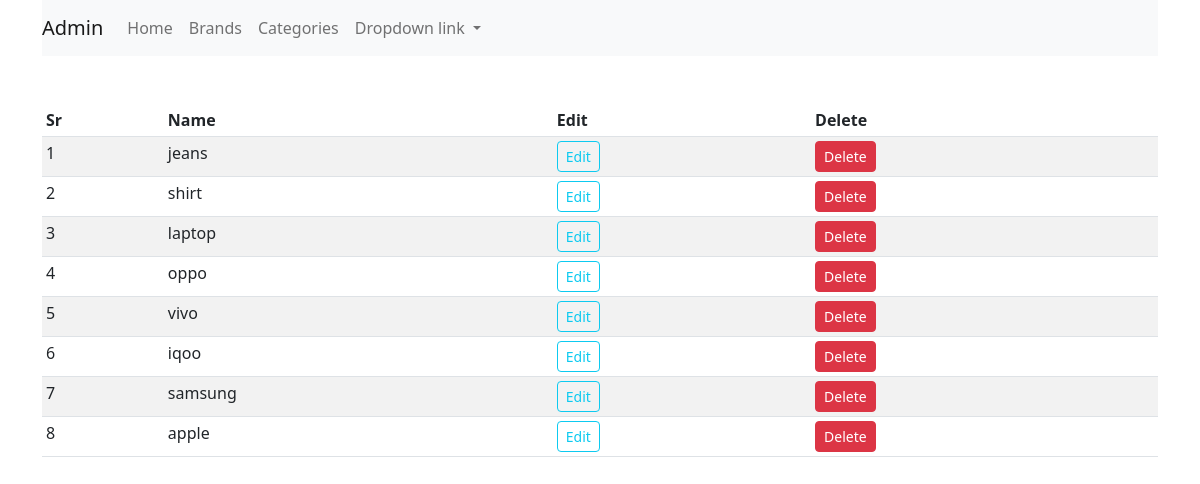
The app's page /brands (signed in) with its own data.
### shop/products/models.py (models this page shows)
class Brand(db.Model):
    id = db.Column(db.Integer, primary_key=True)
    name = db.Column(db.String(30), nullable=False, unique=True)

### shop/admin/routes.py (the view)
@app.route('/brands')
def brands():
    if 'email' not in session:
        flash(f'Please login first', 'danger')
        return redirect(url_for('login'))
    form = CSRFForm()
    brands = Brand.query.order_by(Brand.id.desc()).all()
    return render_template('admin/brand.html', title="Brand page", brands=brands,form=form)

### shop/templates/admin/brand.html (shortened to what this page needs)
{% extends 'layout.html' %}
{% block content %}
<div class="container">
    <nav class="navbar navbar-expand-lg navbar-light bg-light">
        <a class="navbar-brand" href="/admin">Admin</a>
        <div class="collapse navbar-collapse" id="navbarNavDropdown">
          <ul class="navbar-nav">
            <li class="nav-item active">
              <a class="nav-link" href="/admin">Home</a>
            </li>
            <li class="nav-item">
              <a class="nav-link" href="/brands">Brands</a>
            </li>
            <li class="nav-item">
              <a class="nav-link" href="/category">Categories</a>
            </li>
            <li class="nav-item dropdown">
              <a class="nav-link dropdown-toggle" href="#" id="navbarDropdownMenuLink" data-toggle="dropdown" aria-haspopup="true" aria-expanded="false">
                Dropdown link
              </a>
            </li>
          </ul>
        </div>
      </nav>
</div>
<div class="container mt-5">
    <table class="table table-sm table-condensed table-striped table-hover">
        <thead>
            <th>Sr</th>
            <th>Name</th>
            <th>Edit</th>
            <th>Delete</th>
        </thead>
        <tbody>
            {% if brands %}
            {% for brand in brands%}
            <tr>
                <td>{{loop.index}}</td>
                <td>{{brand.name}}</td>
                <td><a href="{{ url_for('updatebrand', id=brand.id) }}" class="btn btn-sm btn-outline-info">Edit</a></td>
                <td>
                  <button type="button" class="btn btn-danger btn-sm" data-toggle="modal" data-target="#exampleModal-{{ brand.id }}">
                    Delete
                  </button>
                </td>
            </tr>
            {% endfor %}
            {% endif %}
        </tbody>
    </table>
{% endblock content %}

### records on screen
Brand: name "jeans"
Brand: name "shirt"
Brand: name "laptop"
Brand: name "oppo"
Brand: name "vivo"
Brand: name "iqoo"
Brand: name "samsung"
Brand: name "apple"
